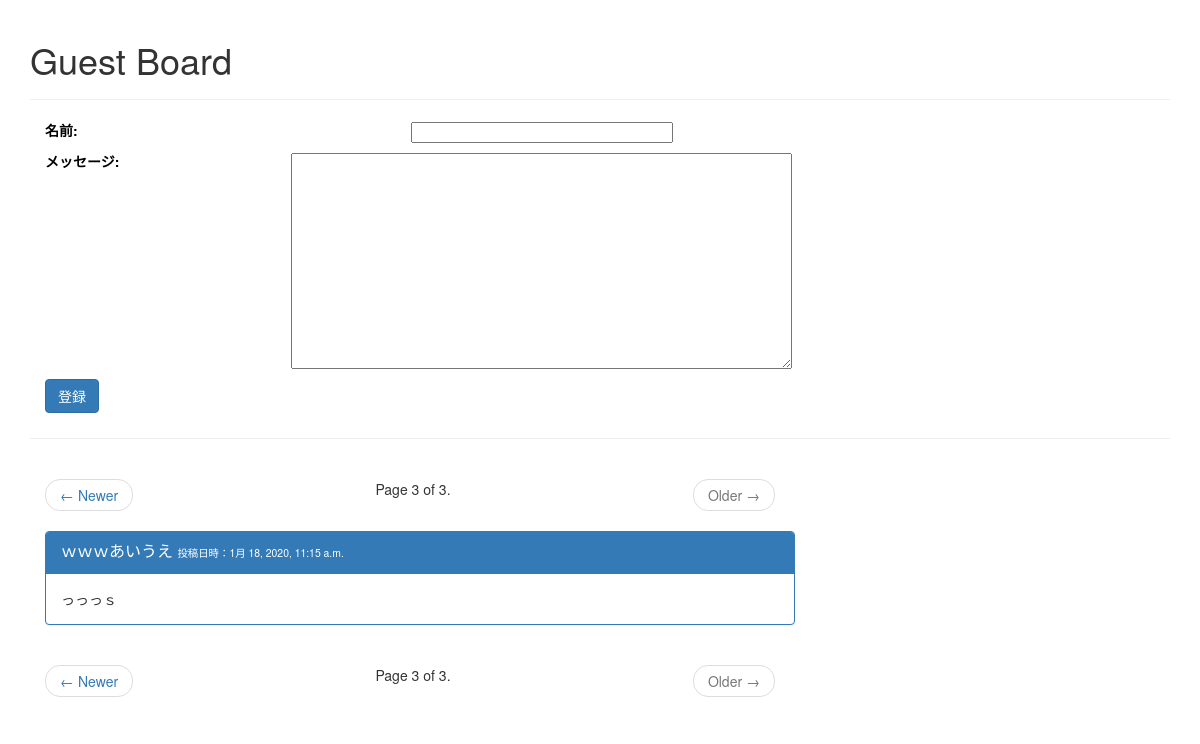
Page /guestboard/?page=3 on the committed database.
### guestboard/models.py (models this page shows)
class Posting(models.Model):
    name = models.CharField(
        max_length=64,
        verbose_name='名前',
        help_text='<b>あなたの名前を入力してください</b>',
    )
    message = models.CharField(
        max_length=255,
        verbose_name='メッセージ',
        help_text='<u>メッセージを入力してください</u>',
    )
    created_at = models.DateTimeField(
        auto_now_add=True,
        verbose_name='登録日時',
    )

### guestboard/views.py (the view, shortened to what this page needs)
# urls.py: url(r'^after_delete/(?P<is_delete>[\w_]+)/$', views.index, name='index_after_delete'),
def index(request):
    form = PostingForm(request.POST or None)
    page = _get_page(
        Posting.objects.order_by('-id'),  # 投稿を新しい順に並び替えて取得する
        request.GET.get('page'),  # GETクエリからページ番号を取得する
        count=3
    )
    contexts = {
        'form': form,
        'page': page,
    }
    return render(request, 'guestboard/index.html', contexts)

### guestboard/forms.py
class PostingForm(forms.ModelForm):
    class Meta:
        model = Posting
        fields = ('name', 'message')
        widgets = {
            'name': forms.TextInput(attrs={'size': 40, 'required': True}),
            'message': forms.Textarea(attrs={'cols': 80, 'rows': 20, 'required': False})
        }

### guestboard/views.py (called while the page is built)
def _get_page(list_, page_no, count=5):
    paginator = Paginator(list_, count)
    try:
        page = paginator.page(page_no)
    except (EmptyPage, PageNotAnInteger):
        page = paginator.page(1)
    return page

### templates/guestboard/index.html (shortened to what this page needs)
{% extends "guestboard/base.html" %}
{% block body %}
    <div class="page-header">
        <h1>Guest Board</h1>
    </div>
    <form action="{% url 'guestboard:index' %}" method="post">
        <div class="row">
            {% for field in form %}
                <div class="form-group">
                    <div class="col-sm-10 text_change_color">
                        <label class="col-sm-3 control-label ">{{ field.label_tag }}</label>
                        <label class="label col-sm-7 ">{{ field }}</label>
                    </div>
                </div>
            {% endfor %}
            <div class="col-sm-10">
                <div class="form-group">
                    <label class="col-sm-2 control-label"><input type="submit" class="btn btn-primary"
                                                                 value="登録"></label>
                </div>
            </div>
        </div>
    </form>
    <hr>
    {% include "pagination.html" %}
    <div class="container">
        <div class="row">
            <div class="col-sm-8">
                {% for posting in page %}
                    <div class="panel panel-primary">
                        <div class="panel-heading">
                            <h3 class="panel-title">{{ posting.name }} <label
                                    class="small">投稿日時：{{ posting.created_at }}</label></h3>
                        </div>
                        <div class="panel-body">
                            {{ posting.message }}
                        </div>
                    </div>
                {% endfor %}
            </div>
        </div>
    </div>
    {% include "pagination.html" %}
{% endblock %}

### static/css/common.css (style rules this page uses)
.text_change_color { color: black !important; }
.text_change_color * { color: black !important; }

### rows in the picture
Posting: name "ｗｗｗあいうえ", created_at "1月 18, 2020, 11:15 a.m.", message "っっっｓ"

### other values in the picture
{{ field.label_tag }} "名前:" "メッセージ:"
{{ page.number }} "3 3"
{{ page.paginator.num_pages }} "3 3"
